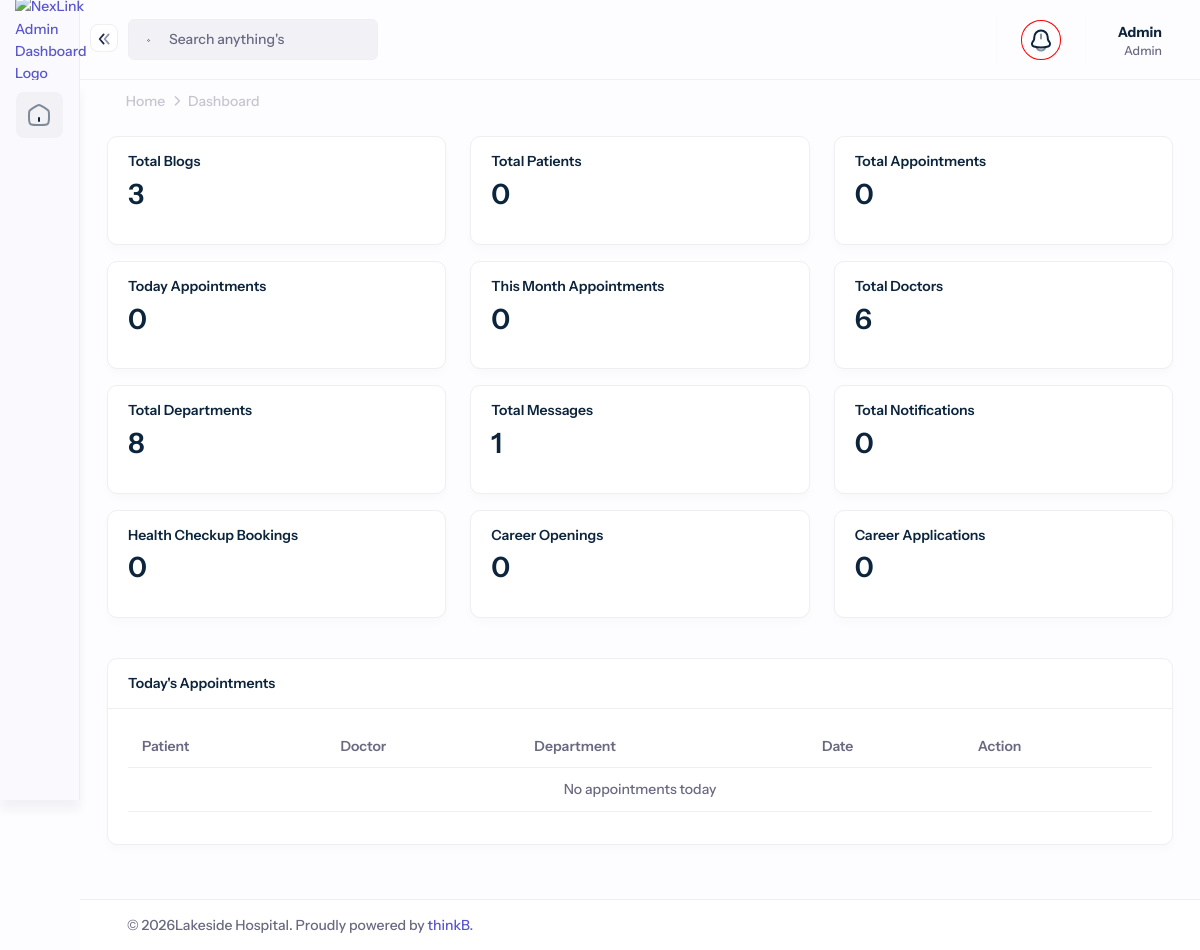
/account/ (signed in), run on an earlier commit of the app's database.
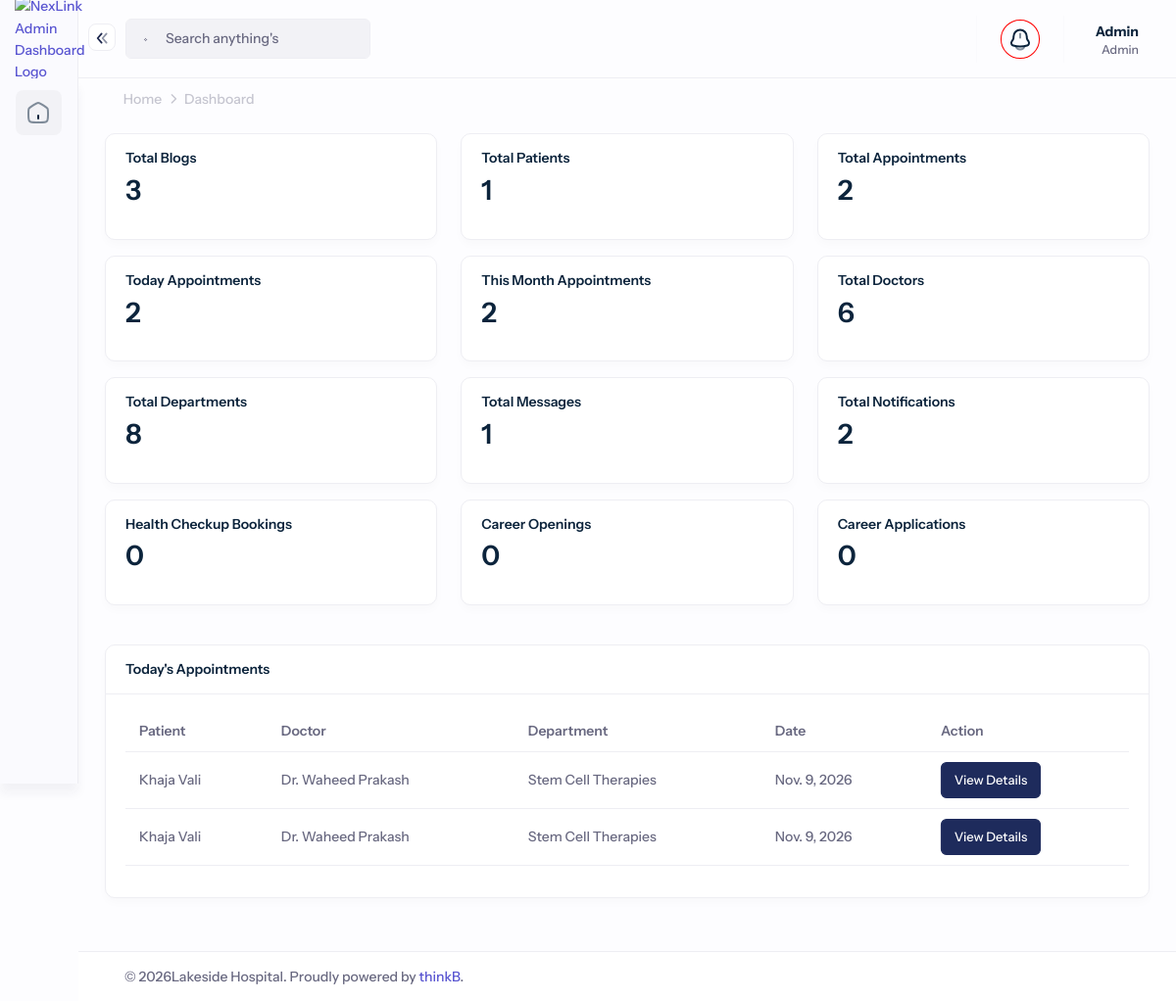
And on a later commit of the database.
### core/models.py (models this page shows, shortened)
class Appointment(models.Model):
    PAYMENT_STATUS = (
        ('PENDING', 'Pending'),
        ('COMPLETED', 'Completed'),
        ('FAILED', 'Failed'),
        ('CANCELLED', 'Cancelled'),
    )
    date = models.DateField()
    created_at = models.DateTimeField(default=timezone.now)
    message = models.TextField(null=True, blank=True)
    payment_id = models.CharField(max_length=255, null=True, blank=True)
    payment_method = models.CharField(max_length=50)
    status = models.CharField(max_length=10, choices=PAYMENT_STATUS, default='PENDING')
    patient = models.ForeignKey(Patient, on_delete=models.CASCADE)
    department = models.ForeignKey(Department, on_delete=models.CASCADE)
    selected_doctor = models.ForeignKey(Doctor, on_delete=models.CASCADE)
    slug = models.SlugField(unique=True, blank=True, null=True)
    discount = models.DecimalField(max_digits=5, decimal_places=2, default=0.00)  # New field
    is_app = models.BooleanField(default=False, blank=True, null=True)
    is_video = models.BooleanField(default=False)
    user_id = models.CharField(max_length=250,  blank=True, null=True)
    video_link = models.URLField(null=True, blank=True)
    video_link_expires_at = models.DateTimeField(null=True, blank=True)
    is_video_active = models.BooleanField(default=False)
    is_pay_at_hospital = models.BooleanField(default=False)
    content_type = models.ForeignKey(ContentType, on_delete=models.CASCADE)
    object_id = models.PositiveIntegerField()
    schedule = GenericForeignKey('content_type', 'object_id')
    prescription = models.FileField(
        upload_to='prescriptions/',
        null=True,
        blank=True
    )

class Patient(models.Model):
    GENDER_CHOICES = [
        ('male', 'Male'),
        ('female', 'Female'),
        ('other', 'Other'),
    ]
    name = models.CharField(max_length=255)
    email = models.EmailField(unique=True)
    phone_number = models.CharField(max_length=20)
    created_at = models.DateTimeField(default=timezone.now)
    disease = models.CharField(max_length=255, null=True, blank=True, default='')
    slug = models.SlugField(unique=True, blank=True, null=True)
    gender = models.CharField(max_length=10, choices=GENDER_CHOICES, default='male')  # Add gender field

class Doctor(models.Model):
    GENDER_CHOICES = [
        ('male', 'Male'),
        ('female', 'Female'),
        ('other', 'Other'),
    ]
    name = models.CharField(max_length=100)
    department = models.ForeignKey(Department, on_delete=models.CASCADE)
    designation = models.CharField(max_length=100)
    experience_years = models.PositiveIntegerField()
    fee = models.DecimalField(max_digits=10, decimal_places=2)
    priority = models.DecimalField(max_digits=4, decimal_places=2, null=True, blank=True)
    email = models.EmailField()
    number = models.CharField(max_length=15)
    gender = models.CharField(max_length=6, choices=GENDER_CHOICES)
    education = models.CharField(max_length=200)
    city = models.CharField(max_length=100)
    photo = models.ImageField(upload_to='doctors')
    slug = models.SlugField(unique=True, blank=True)
    status = models.BooleanField(default=True)
    created_at = models.DateTimeField(auto_now_add=True)
    updated_at = models.DateTimeField(auto_now=True)
    description = RichTextField()
    show_on_homepage = models.BooleanField(default=False)
    meta_title = models.TextField(null=True, blank=True)
    meta_keyword = models.TextField(null=True, blank=True)
    meta_description = models.TextField(null=True, blank=True)

class Department(models.Model):
    title = models.CharField(max_length=200)
    banner = models.FileField(upload_to='departments', null=True, blank=True)
    breadcamp = models.FileField(upload_to='dep-banner', default='static/images/default.png')
    priority = models.DecimalField(max_digits=4, decimal_places=2, null=True, blank=True)
    icon = models.FileField(upload_to='dep-icons', default='static/images/default.png')
    created_at = models.DateTimeField(auto_now_add=True)
    updated_at = models.DateTimeField(auto_now=True)
    status = models.BooleanField(default=True)
    slug = models.SlugField(unique=True)
    description = RichTextField()
    show_on_homepage = models.BooleanField(default=False)
    meta_title = models.TextField(null=True, blank=True)
    meta_keyword = models.TextField(null=True, blank=True)
    meta_description = models.TextField(null=True, blank=True)

### core/views.py (the view)
        def wrapper(request, *args, **kwargs):
            try:
                user_role = request.user.summary.role
            except Summary.DoesNotExist:
                return redirect('no_permission')
            if user_role in allowed_roles:
                return view_func(request, *args, **kwargs)
            else:
                return redirect('no_permission')

### core/context_processors.py (called while the page is built)
def cart_context(request):
    cart_count = 0
    if request.user.is_authenticated:
        try:
            cart = request.user.customer_profile.cart
            cart_count = cart.total_items
        except Exception:
            cart_count = 0
    return {
        'cart_count': cart_count,
    }

### core/models.py (called while the page is built)
    @property
    def total_items(self):
        return sum(item.quantity for item in self.items.all())

### core/templatetags/role_tags.py (called while the page is built)
@register.filter
def has_role(user, roles):
    return getattr(user.summary, 'role', None) in roles.split(',')

### core/views.py (called while the page is built)
def role_required(allowed_roles=[]):
    def decorator(view_func):
        def wrapper(request, *args, **kwargs):
            try:
                user_role = request.user.summary.role
            except Summary.DoesNotExist:
                return redirect('no_permission')
            if user_role in allowed_roles:
                return view_func(request, *args, **kwargs)
            else:
                return redirect('no_permission')
        return wrapper
    return decorator

### templates/backend/dashboard.html (shortened to what the changed rows need)
{% extends 'backend/base.html' %}
{% block content %}
  <div class="row">
    <div class="col-xxl-3 col-md-4 mb-3">
      <div class="card h-100">
        <div class="card-body py-0">
          <h2>{{ total_blogs }}</h2>
        </div>
      </div>
    </div>
    <div class="col-xxl-3 col-md-4 mb-3">
      <div class="card h-100">
        <div class="card-body py-0">
          <h2>{{ total_patients }}</h2>
        </div>
      </div>
    </div>
    <div class="col-xxl-3 col-md-4 mb-3">
      <div class="card h-100">
        <div class="card-body py-0">
          <h2>{{ total_appointments }}</h2>
        </div>
      </div>
    </div>
    <div class="col-xxl-3 col-md-4 mb-3">
      <div class="card h-100">
        <div class="card-body py-0">
          <h2>{{ today_appointments }}</h2>
        </div>
      </div>
    </div>
    <div class="col-xxl-3 col-md-4 mb-3">
      <div class="card h-100">
        <div class="card-body py-0">
          <h2>{{ month_appointments }}</h2>
        </div>
      </div>
    </div>
    <div class="col-xxl-3 col-md-4 mb-3">
      <div class="card h-100">
        <div class="card-body py-0">
          <h2>{{ total_doctors }}</h2>
        </div>
      </div>
    </div>
    <div class="col-xxl-3 col-md-4 mb-3">
      <div class="card h-100">
        <div class="card-body py-0">
          <h2>{{ total_departments }}</h2>
        </div>
      </div>
    </div>
    <div class="col-xxl-3 col-md-4 mb-3">
      <div class="card h-100">
        <div class="card-body py-0">
          <h2>{{ total_messages }}</h2>
        </div>
      </div>
    </div>
    <div class="col-xxl-3 col-md-4 mb-3">
      <div class="card h-100">
        <div class="card-body py-0">
          <h2>{{ total_notifications }}</h2>
        </div>
      </div>
    </div>
    <div class="col-xxl-3 col-md-4 mb-3">
      <div class="card h-100">
        <div class="card-body py-0">
          <h2>{{ total_checkups }}</h2>
        </div>
      </div>
    </div>
    <div class="col-xxl-3 col-md-4 mb-3">
      <div class="card h-100">
        <div class="card-body py-0">
          <h2>{{ total_careers }}</h2>
        </div>
      </div>
    </div>
    <div class="col-xxl-3 col-md-4 mb-3">
      <div class="card h-100">
        <div class="card-body py-0">
          <h2>{{ total_applications }}</h2>
        </div>
      </div>
    </div>
  </div>
  <div class="row mt-4">
    <div class="col-xxl-12">
      <div class="card">
        <div class="card-body">
          <div class="table-responsive">
            <table class="table table-hover align-middle">
              <thead>
                <tr>
                  <th>Patient</th>
                  <th>Doctor</th>
                  <th>Department</th>
                  <th>Date</th>
                  <th>Action</th>
                </tr>
              </thead>
              <tbody>
                {% for appt in today_completed_qs %}
                  <tr>
                    <td>{{ appt.patient.name }}</td>
                    <td>{{ appt.selected_doctor.name }}</td>
                    <td>{{ appt.department.title }}</td>
                    <td>{{ appt.date }}</td>
                    <td>
                      <a href="{% url 'view_appointment' appt.id %}" class="btn btn-sm btn-primary">View Details</a>
                    </td>
                  </tr>
                {% empty %}
                  <tr>
                    <td colspan="5" class="text-center">No appointments today</td>
                  </tr>
                {% endfor %}
              </tbody>
            </table>
          </div>
        </div>
      </div>
    </div>
  </div>
{% endblock %}

What changed in the data, as far as the page shows it:
added Appointment: patient.name "Khaja Vali", selected_doctor.name "Dr. Waheed Prakash", department "Stem Cell Therapies", date "Nov. 9, 2026"
added Appointment: patient.name "Khaja Vali", selected_doctor.name "Dr. Waheed Prakash", department "Stem Cell Therapies", date "Nov. 9, 2026"
Also different on the page:
{{ total_patients }}: "0" → "1"
{{ total_appointments }}: "0" → "2"
{{ today_appointments }}: "0" → "2"
{{ month_appointments }}: "0" → "2"
{{ total_notifications }}: "0" → "2"
text no longer shown: "No appointments today"
